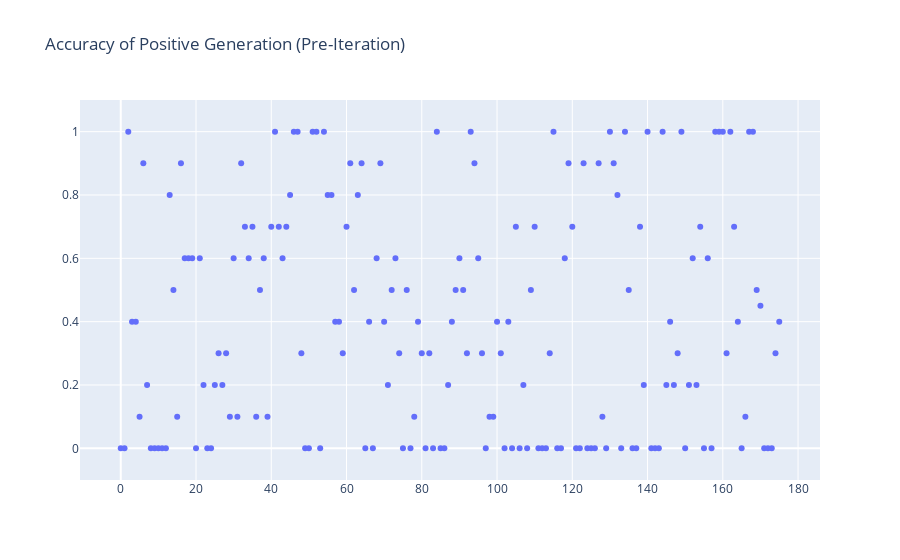

The notebook cell this image was saved under:
### Code cell
scatter(np.arange(len(accuracies_positive)), list(accuracies_positive.values()), hover_name=labels, title="Accuracy of Positive Generation (Pre-Iteration)",range_y=[-0.1,1.1])

### Figure 1 — Plotly figure (JSON) as saved in the notebook; plotly's stock layout.template omitted (floating-point values rounded to 4 significant figures; data arrays with more than 128 entries replaced by an {"elided": "..."} marker saying what was removed)
{"data": [{"hovertemplate": "<b>%{hovertext}</b><br><br>=%{y}<extra></extra>", "hovertext": {"elided": "176 str values"}, "legendgroup": "", "marker": {"color": "#636efa", "symbol": "circle"}, "mode": "markers", "name": "", "orientation": "v", "showlegend": false, "type": "scatter", "x": {"elided": "176 int values"}, "xaxis": "x", "y": {"elided": "176 float values"}, "yaxis": "y"}], "layout": {"legend": {"tracegroupgap": 0}, "title": {"text": "Accuracy of Positive Generation (Pre-Iteration)"}, "xaxis": {"anchor": "y", "domain": [0, 1], "title": {"text": ""}}, "yaxis": {"anchor": "x", "domain": [0, 1], "range": [-0.1, 1.1], "title": {"text": ""}}}}
